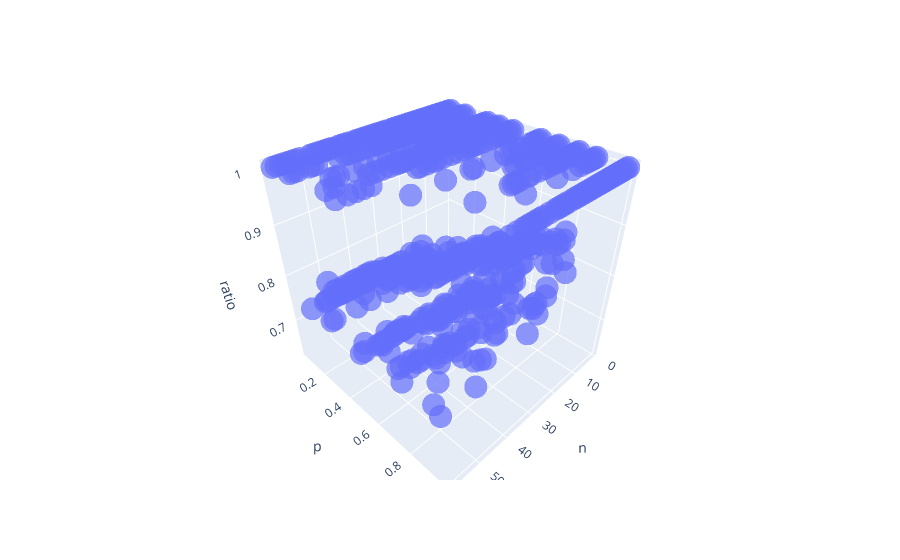

Here is the notebook cell this chart was saved with:
### Code cell
check()

### Figure 1 — Plotly figure (JSON) as saved in the notebook; plotly's stock layout.template omitted (floating-point values rounded to 4 significant figures; data arrays with more than 128 entries replaced by an {"elided": "..."} marker saying what was removed)
{"data": [{"hovertemplate": "n=%{x}<br>p=%{y}<br>ratio=%{z}<extra></extra>", "legendgroup": "", "marker": {"color": "#636efa", "opacity": 0.7, "symbol": "circle"}, "mode": "markers", "name": "", "scene": "scene", "showlegend": false, "type": "scatter3d", "x": {"elided": "580 int values"}, "y": {"elided": "580 float values"}, "z": {"elided": "580 float values"}}], "layout": {"legend": {"tracegroupgap": 0}, "margin": {"t": 60}, "scene": {"domain": {"x": [0, 1], "y": [0, 1]}, "xaxis": {"title": {"text": "n"}}, "yaxis": {"title": {"text": "p"}}, "zaxis": {"title": {"text": "ratio"}}}}}
